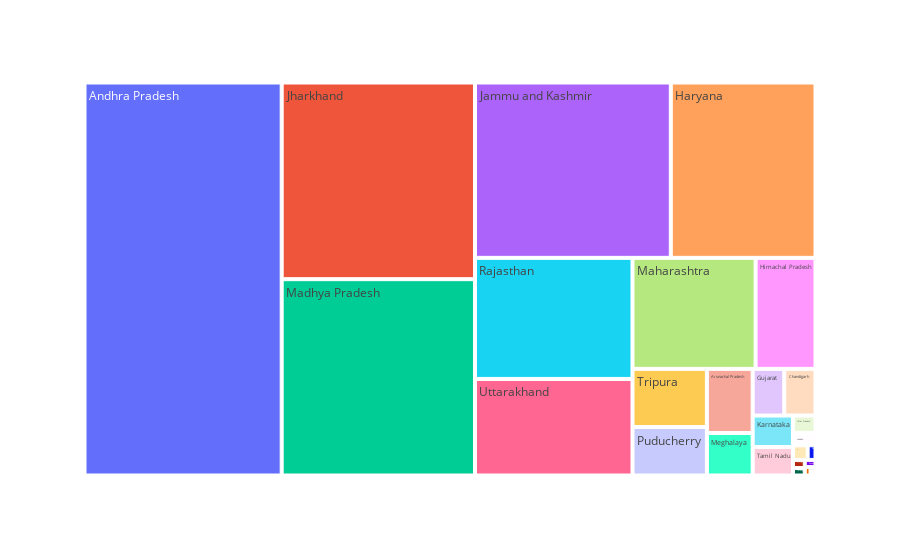

The code cell stored with this chart in its notebook:
### Code cell
px.treemap(negative, path=['State'], values='Negative')

### Figure 1 — Plotly figure (JSON) as saved in the notebook; plotly's stock layout.template omitted (floating-point values rounded to 4 significant figures)
{"data": [{"branchvalues": "total", "domain": {"x": [0, 1], "y": [0, 1]}, "hovertemplate": "labels=%{label}<br>Negative=%{value}<br>parent=%{parent}<br>id=%{id}<extra></extra>", "ids": ["Andaman and Nicobar Islands", "Andhra Pradesh", "Arunachal Pradesh", "Assam", "Bihar", "Chandigarh", "Chhattisgarh", "Dadra and Nagar Haveli and Daman and Diu", "Delhi", "Goa", "Gujarat", "Haryana", "Himachal Pradesh", "Jammu and Kashmir", "Jharkhand", "Karnataka", "Kerala", "Ladakh", "Lakshadweep", "Madhya Pradesh", "Maharashtra", "Manipur", "Meghalaya", "Mizoram", "Nagaland", "Odisha", "Puducherry", "Punjab", "Rajasthan", "Sikkim", "Tamil Nadu", "Telangana", "Tripura", "Uttar Pradesh", "Uttarakhand", "West Bengal"], "labels": ["Andaman and Nicobar Islands", "Andhra Pradesh", "Arunachal Pradesh", "Assam", "Bihar", "Chandigarh", "Chhattisgarh", "Dadra and Nagar Haveli and Daman and Diu", "Delhi", "Goa", "Gujarat", "Haryana", "Himachal Pradesh", "Jammu and Kashmir", "Jharkhand", "Karnataka", "Kerala", "Ladakh", "Lakshadweep", "Madhya Pradesh", "Maharashtra", "Manipur", "Meghalaya", "Mizoram", "Nagaland", "Odisha", "Puducherry", "Punjab", "Rajasthan", "Sikkim", "Tamil Nadu", "Telangana", "Tripura", "Uttar Pradesh", "Uttarakhand", "West Bengal"], "name": "", "parents": ["", "", "", "", "", "", "", "", "", "", "", "", "", "", "", "", "", "", "", "", "", "", "", "", "", "", "", "", "", "", "", "", "", "", "", ""], "type": "treemap", "values": [1210, 2175686933, 82455001, 2163110, 2299, 40920949, 2701459, 6047477, 443105, 115631, 41432659, 712426421, 186697169, 963922463, 1067433000, 35609721, 3219804, 7820296, 0, 1065535592, 383680847, 0, 54637450, 0, 109169, 64160, 101202240, 1356506, 535500271, 438779, 32180448, 2475974, 121506169, 11016397, 426945689, 568]}], "layout": {"legend": {"tracegroupgap": 0}, "margin": {"t": 60}}}
